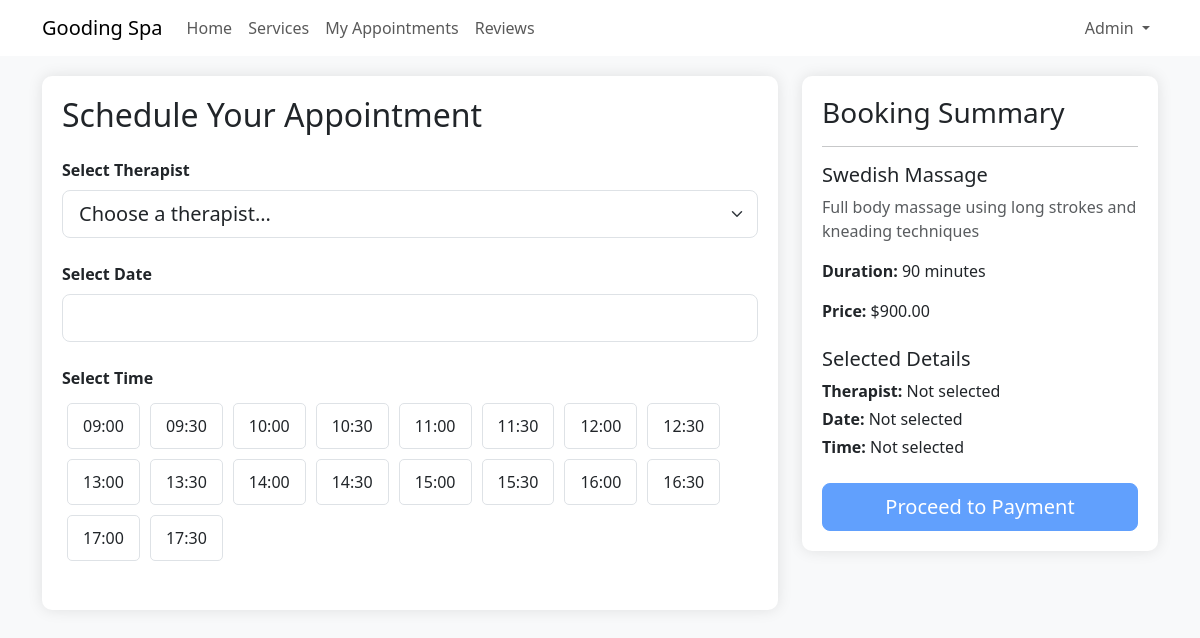
Page /book-appointment.php?service=1 (signed in) on the committed database.
### tables this page shows
CREATE TABLE services (
    id INT AUTO_INCREMENT PRIMARY KEY,
    service_name VARCHAR(100) NOT NULL,
    description TEXT NOT NULL,
    duration INT NOT NULL,  
    price DECIMAL(10,2) NOT NULL,
    created_at TIMESTAMP DEFAULT CURRENT_TIMESTAMP,
    updated_at TIMESTAMP DEFAULT CURRENT_TIMESTAMP ON UPDATE CURRENT_TIMESTAMP
);

### public/book-appointment.php (the view, shortened to what this page needs)
<?php
$database = new Database();
$conn = $database->getConnection();
$service_id = isset($_GET['service']) ? $_GET['service'] : null;
$stmt = $conn->prepare("SELECT * FROM services WHERE id = ?");
$stmt->bind_param("i", $service_id);
$stmt->execute();
$service = $stmt->get_result()->fetch_assoc();
?>
<!DOCTYPE html>
<html lang="en">
<head>
    <link href="https://cdn.jsdelivr.net/npm/bootstrap@5.3.0/dist/css/bootstrap.min.css" rel="stylesheet">
    <link rel="stylesheet" href="https://cdn.jsdelivr.net/npm/flatpickr/dist/flatpickr.min.css">
</head>
<body class="bg-light">
    <?php include 'navbar.php'; ?>
    <div class="container my-5">
        <div class="row">
            <div class="col-lg-8">
                <div class="calendar-container">
                    <h2 class="mb-4">Schedule Your Appointment</h2>
                    <form id="bookingForm" method="POST">
                        <div class="mb-4">
                            <label class="form-label fw-bold">Select Therapist</label>
                            <select class="form-select form-select-lg" name="therapist_id" id="therapist_id" required>
                                <option value="">Choose a therapist...</option>
                            </select>
                        </div>
                        <div class="mb-4">
                            <label class="form-label fw-bold">Select Date</label>
                            <input type="text" class="form-control form-control-lg" id="appointment_date" name="appointment_date" required>
                        </div>
                        <div class="mb-4">
                            <label class="form-label fw-bold">Select Time</label>
                            <div id="timeSlots" class="d-flex flex-wrap">
                                <?php
                                $start_hour = 9;
                                $end_hour = 18;
                                for ($hour = $start_hour; $hour < $end_hour; $hour++) {
                                    foreach (['00', '30'] as $minute) {
                                        $time = sprintf("%02d:%s", $hour, $minute);
                                        echo "<div class='time-slot' data-time='$time'>$time</div>";
                                    }
                                }
                                ?>
                            </div>
                        </div>
                    </form>
                </div>
            </div>
            <div class="col-lg-4">
                <div class="booking-summary">
                    <h3>Booking Summary</h3>
                    <hr>
                    <div class="mb-4">
                        <h5><?php echo htmlspecialchars($service['service_name']); ?></h5>
                        <p class="text-muted"><?php echo htmlspecialchars($service['description']); ?></p>
                        <p><strong>Duration:</strong> <?php echo $service['duration']; ?> minutes</p>
                        <p><strong>Price:</strong> $<?php echo number_format($service['price'], 2); ?></p>
                    </div>
                    <div class="mb-4">
                        <h5>Selected Details</h5>
                        <p class="mb-1"><strong>Therapist:</strong> <span id="selected_therapist">Not selected</span></p>
                        <p class="mb-1"><strong>Date:</strong> <span id="selected_date">Not selected</span></p>
                        <p><strong>Time:</strong> <span id="selected_time">Not selected</span></p>
                    </div>
                    <button type="submit" form="bookingForm" class="btn btn-primary btn-lg w-100" id="bookButton" disabled>
                        Proceed to Payment
                    </button>
                </div>
            </div>
        </div>
    </div>
</body>
</html>

### public/book-appointment.php (style rules this page uses)
.calendar-container { background: white; border-radius: 10px; box-shadow: 0 0 15px rgba(0,0,0,0.1); padding: 20px; margin-bottom: 30px; }
.time-slot { padding: 10px 15px; margin: 5px; border: 1px solid #dee2e6; border-radius: 5px; cursor: pointer; transition: all 0.2s; display: inline-block; }
.booking-summary { background: white; border-radius: 10px; box-shadow: 0 0 15px rgba(0,0,0,0.1); padding: 20px; position: sticky; top: 20px; }

### rows in the picture
services: service_name "Swedish Massage", description "Full body massage using long strokes and kneading techniques", duration "90", price "900.00"

### other values in the picture
$_SESSION['fullname'] "Admin"
$time "09:00"
$time "09:30"
$time "10:00"
$time "10:30"
$time "11:00"
$time "11:30"
$time "12:00"
$time "12:30"
$time "13:00"
$time "13:30"
$time "14:00"
$time "14:30"
$time "15:00"
$time "15:30"
